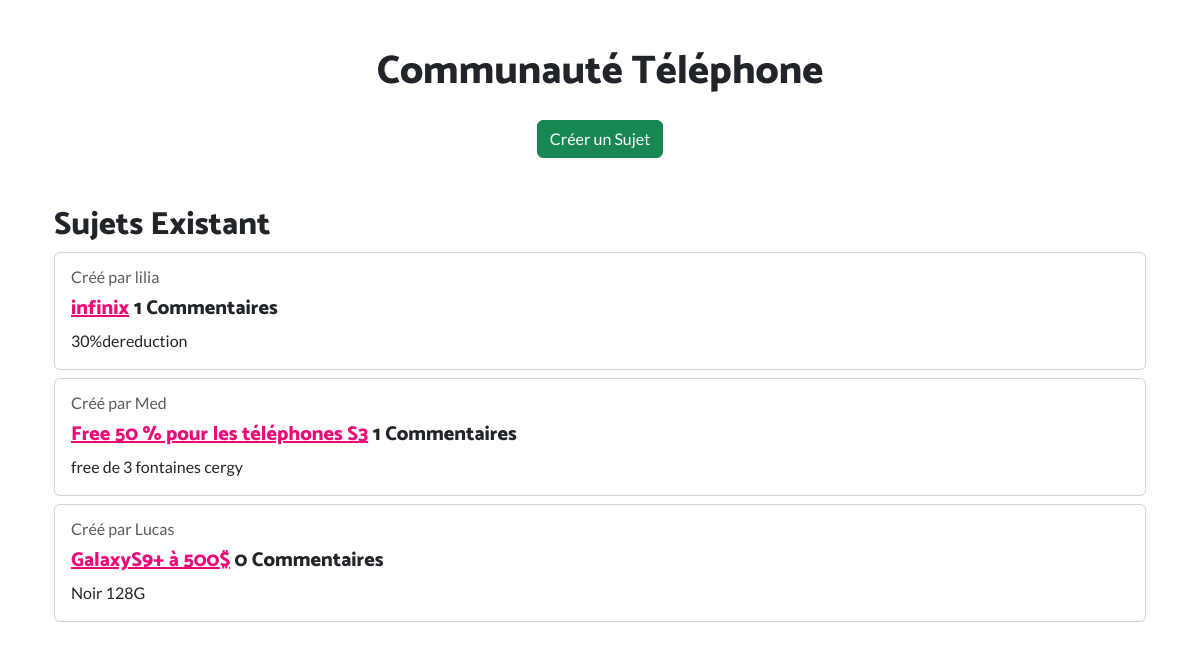
The page /communaute_telephone/ on the database its author committed.
### api/models.py (models this page shows, shortened)
class Sujet_telephone(models.Model):
    titre = models.CharField(max_length=200)
    description = models.TextField()
    date_creation = models.DateTimeField(auto_now_add=True)
    auteur = models.ForeignKey(settings.AUTH_USER_MODEL, on_delete=models.CASCADE)

### api/views.py (the view)
# urls.py: path('communaute_telephone/',communaute_telephone,name='communaute_telephone'),
def communaute_telephone(request) :
        sujets = Sujet_telephone.objects.all()
        return render(request, 'communaute_telephone.html', {'sujets': sujets})

### templates/communaute_telephone.html (shortened to what this page needs)
{% load static %}
<html lang="en">
<head>
    <link rel="stylesheet" href="{% static 'bootstrap/css/bootstrap.min.css' %}" />
    <link rel="stylesheet" href="{% static 'css/styles.min.css' %}" />    <meta name="viewport" content="width=device-width, initial-scale=1.0">
</head>
<body>
    <div class="container mt-5">
        <h1 class="text-center">Communauté Téléphone</h1>
        <div class="text-center mt-4">
            <a href="{% url 'creer_sujet_telephone' %}" class="btn btn-success">Créer un Sujet</a>
        </div>
        <div class="container mt-5">
            <h2>Sujets Existant</h2>
            {% for sujet in sujets %}
            <div class="card my-2">
                <div class="card-body">
                    <p class="card-subtitle mb-2 text-muted">Créé par {{ sujet.auteur.username }}</p>
                    <h5 class="card-title">
                        <a href="{% url 'details_sujet_telephone' sujet.id %}">{{ sujet.titre }}</a>
                        <span >{{ sujet.commentaires.count }} Commentaires</span>
                    </h5>
                    <p class="card-text">{{ sujet.description | truncatewords:30 }}</p>
                </div>
            </div>
            {% empty %}
            <p>Aucun sujet n'a été trouvé.</p>
            {% endfor %}
        </div>
    </div></body>
</html>

### rows shown on the page
Sujet_telephone: auteur.username "lilia", titre "infinix", commentaires.count "1", description "30%dereduction"
Sujet_telephone: auteur.username "Med", titre "Free 50 % pour les téléphones S3", commentaires.count "1", description "free de 3 fontaines cergy"
Sujet_telephone: auteur.username "Lucas", titre "GalaxyS9+ à 500$", commentaires.count "0", description "Noir 128G"
